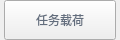
                    <widget class="QWidget" name="fdj_label_9" native="true">
                     <property name="geometry">
                      <rect>
                       <x>800</x>
                       <y>70</y>
                       <width>120</width>
                       <height>40</height>
                      </rect>
                     </property>
                     <property name="minimumSize">
                      <size>
                       <width>0</width>
                       <height>40</height>
                      </size>
                     </property>
                     <property name="maximumSize">
                      <size>
                       <width>16777215</width>
                       <height>40</height>
                      </size>
                     </property>
                     <layout class="QHBoxLayout" name="horizontalLayout_16">
                      <property name="spacing">
                       <number>0</number>
                      </property>
                      <property name="leftMargin">
                       <number>0</number>
                      </property>
                      <property name="topMargin">
                       <number>0</number>
                      </property>
                      <property name="rightMargin">
                       <number>0</number>
                      </property>
                      <property name="bottomMargin">
                       <number>0</number>
                      </property>
                      <item>
                       <widget class="QLabel" name="label_128">
                        <property name="minimumSize">
                         <size>
                          <width>4</width>
                          <height>0</height>
                         </size>
                        </property>
                        <property name="maximumSize">
                         <size>
                          <width>4</width>
                          <height>16777215</height>
                         </size>
                        </property>
                        <property name="text">
                         <string/>
                        </property>
                        <property name="pixmap">
                         <pixmap resource="twoDdisplay.qrc">:/twoDdisplay/rectleft</pixmap>
                        </property>
                       </widget>
                      </item>
                      <item>
                       <widget class="QPushButton" name="rwzhbtn2">
                        <property name="minimumSize">
                         <size>
                          <width>0</width>
                          <height>40</height>
                         </size>
                        </property>
                        <property name="maximumSize">
                         <size>
                          <width>16777215</width>
                          <height>40</height>
                         </size>
                        </property>
                        <property name="cursor">
                         <cursorShape>PointingHandCursor</cursorShape>
                        </property>
                        <property name="styleSheet">
                         <string notr="true">border-image:url(:/twoDdisplay/btnbg);
color:rgb(98,109,125);</string>
                        </property>
                        <property name="text">
                         <string>任务载荷</string>
                        </property>
                       </widget>
                      </item>
                      <item>
                       <widget class="QLabel" name="label_129">
                        <property name="minimumSize">
                         <size>
                          <width>4</width>
                          <height>0</height>
                         </size>
                        </property>
                        <property name="maximumSize">
                         <size>
                          <width>4</width>
                          <height>16777215</height>
                         </size>
                        </property>
                        <property name="text">
                         <string/>
                        </property>
                        <property name="pixmap">
                         <pixmap resource="twoDdisplay.qrc">:/twoDdisplay/rectright</pixmap>
                        </property>
                       </widget>
                      </item>
                     </layout>
                    </widget>
